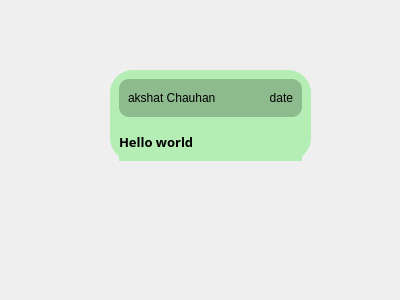
<?xml version="1.0" encoding="UTF-8"?>
<ui version="4.0">
 <class>Form</class>
 <widget class="QWidget" name="Form">
  <property name="geometry">
   <rect>
    <x>0</x>
    <y>0</y>
    <width>400</width>
    <height>300</height>
   </rect>
  </property>
  <property name="windowTitle">
   <string>Form</string>
  </property>
  <widget class="QWidget" name="widget" native="true">
   <property name="geometry">
    <rect>
     <x>110</x>
     <y>70</y>
     <width>201</width>
     <height>91</height>
    </rect>
   </property>
   <property name="styleSheet">
    <string notr="true">background:#b4eeb4;border-radius: 23px;</string>
   </property>
   <layout class="QVBoxLayout" name="verticalLayout">
    <property name="leftMargin">
     <number>9</number>
    </property>
    <property name="topMargin">
     <number>9</number>
    </property>
    <property name="rightMargin">
     <number>9</number>
    </property>
    <item>
     <widget class="QFrame" name="frame">
      <property name="styleSheet">
       <string notr="true">background:#8dbb8d;border-width:10px;border-radius:10px</string>
      </property>
      <property name="frameShape">
       <enum>QFrame::StyledPanel</enum>
      </property>
      <property name="frameShadow">
       <enum>QFrame::Raised</enum>
      </property>
      <layout class="QHBoxLayout" name="horizontalLayout">
       <item>
        <widget class="QLabel" name="usr_name">
         <property name="text">
          <string>akshat Chauhan</string>
         </property>
        </widget>
       </item>
       <item>
        <widget class="QLabel" name="date">
         <property name="layoutDirection">
          <enum>Qt::LeftToRight</enum>
         </property>
         <property name="text">
          <string>date</string>
         </property>
         <property name="alignment">
          <set>Qt::AlignRight|Qt::AlignTrailing|Qt::AlignVCenter</set>
         </property>
         <property name="wordWrap">
          <bool>true</bool>
         </property>
        </widget>
       </item>
      </layout>
     </widget>
    </item>
    <item>
     <widget class="QLabel" name="main_msg">
      <property name="font">
       <font>
        <family>Segoe UI Black</family>
        <pointsize>10</pointsize>
        <bold>true</bold>
       </font>
      </property>
      <property name="layoutDirection">
       <enum>Qt::LeftToRight</enum>
      </property>
      <property name="styleSheet">
       <string notr="true"/>
      </property>
      <property name="text">
       <string>Hello world</string>
      </property>
      <property name="margin">
       <number>4</number>
      </property>
     </widget>
    </item>
   </layout>
  </widget>
 </widget>
 <resources/>
 <connections/>
</ui>
